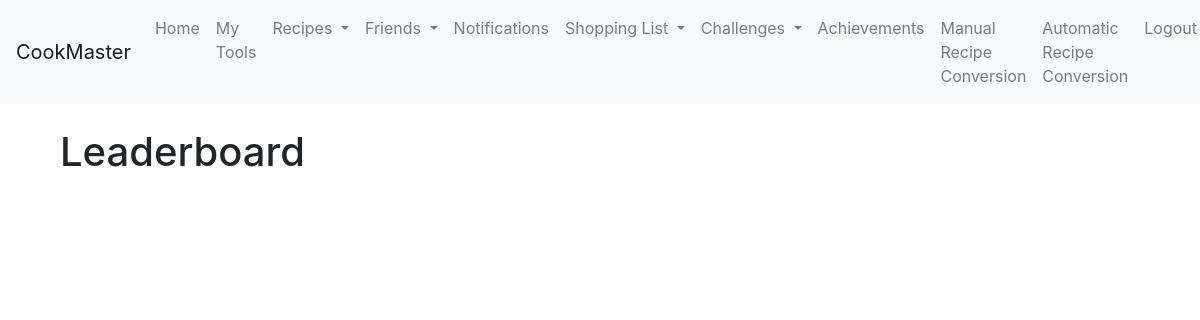
The app's page /leaderboard (signed in), older data.
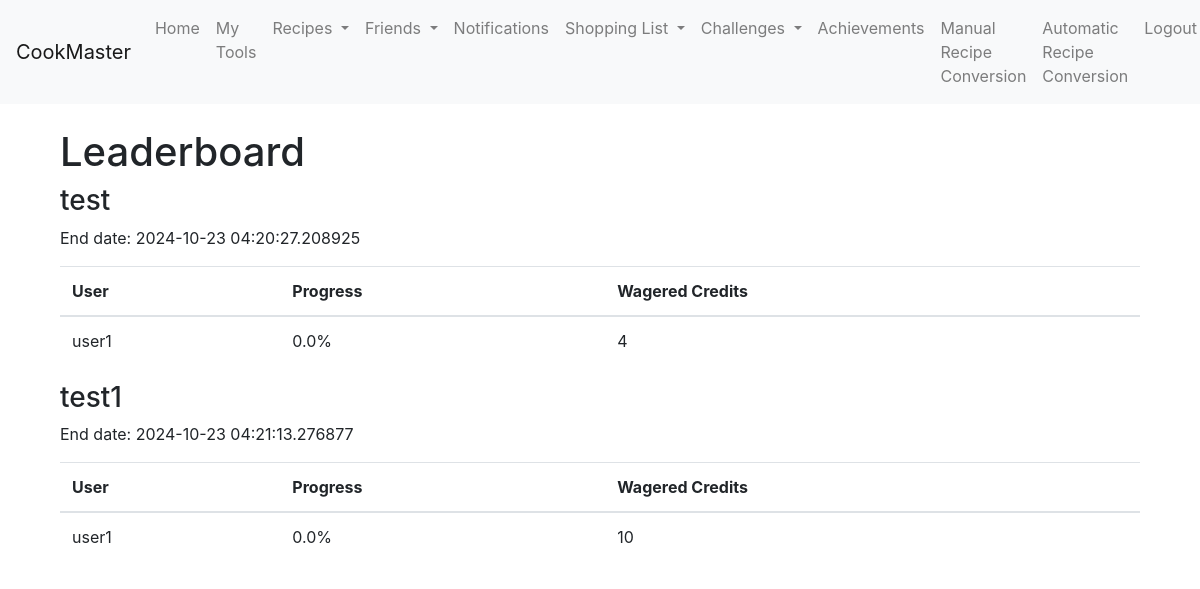
The same page, newer data.
### app/models.py (models this page shows, shortened)
class Challenge(db.Model):
    __tablename__ = 'challenge'
    id = db.Column(db.Integer, primary_key=True)
    name = db.Column(db.String(100), nullable=False)
    icon = db.Column(db.String(100))
    creator_id = db.Column(db.Integer, db.ForeignKey('user.id'), nullable=False)
    credits_required = db.Column(db.Integer, nullable=False)
    duration = db.Column(db.Interval, nullable=False)
    date_created = db.Column(db.DateTime, default=lambda: datetime.now(timezone.utc))
    date_end = db.Column(db.DateTime, nullable=False)
    participants = db.relationship('ChallengeParticipant', backref='challenge_participation', lazy=True, cascade="all, delete-orphan", overlaps="participants")

class ChallengeParticipant(db.Model):
    __tablename__ = 'challenge_participant'
    id = db.Column(db.Integer, primary_key=True)
    user_id = db.Column(db.Integer, db.ForeignKey('user.id'), nullable=False)
    challenge_id = db.Column(db.Integer, db.ForeignKey('challenge.id'), nullable=False)
    wagered_credits = db.Column(db.Integer, nullable=False)
    progress = db.Column(db.Float, default=0)  # Progress for tracking in leaderboard
    date_joined = db.Column(db.DateTime, default=db.func.current_timestamp())
    user = db.relationship('User', backref='participations', overlaps="participant,challenges_participated")
    challenge = db.relationship('Challenge', backref='challenge_participants', overlaps="participants")

class User(db.Model, UserMixin):
    id = db.Column(db.Integer, primary_key=True)
    username = db.Column(db.String(20), unique=True, nullable=False)
    email = db.Column(db.String(120), unique=True, nullable=False)
    password = db.Column(db.String(60), nullable=False)
    role = db.Column(db.String(10), nullable=False, default='user')
    completed_recipes = db.Column(db.Integer, default=0)
    recipes_created = db.Column(db.Integer, default=0)
    recipes_shared = db.Column(db.Integer, default=0)
    friends_connected = db.Column(db.Integer, default=0)
    shopping_lists_created = db.Column(db.Integer, default=0)
    conversion_tool_uses = db.Column(db.Integer, default=0)
    credits = db.Column(db.Integer, default=100)
    tools = db.relationship('Tool', backref='owner', lazy=True, cascade="all, delete-orphan")
    posts = db.relationship('Post', backref='author', lazy=True, cascade="all, delete-orphan")
    created_challenges = db.relationship('Challenge', backref='creator', lazy=True, overlaps="challenge_creator,created_challenges")
    participated_challenges = db.relationship('ChallengeParticipant', backref='user_participation', lazy=True, overlaps="participant,challenges_participated")

### app/user_routes.py (the view)
@user.route('/leaderboard')
@login_required
def leaderboard():
    challenges = Challenge.query.all()
    return render_template('leaderboard.html', challenges=challenges)

### app/__init__.py (called while the page is built)
@login_manager.user_loader
def load_user(user_id):
    from app.models import User  # Import the User model to access the user information
    return User.query.get(int(user_id))  # Query the database to get the user with the given user ID

### app/templates/leaderboard.html (shortened to what this page needs)
{% extends "base.html" %}
{% block content %}
  <div class="container">
    <h1 class="mt-4">Leaderboard</h1>
    <div class="row">
      {% for challenge in challenges %}
        <div class="col-md-12">
          <h3>{{ challenge.name }}</h3>
          <p>End date: {{ challenge.date_end }}</p>
          <div class="table-responsive">
            <table class="table">
              <thead>
                <tr>
                  <th>User</th>
                  <th>Progress</th>
                  <th>Wagered Credits</th>
                </tr>
              </thead>
              <tbody>
                {% for participant in challenge.participants %}
                  <tr>
                    <td>{{ participant.user.username }}</td>
                    <td>{{ participant.progress }}%</td>
                    <td>{{ participant.wagered_credits }}</td>
                  </tr>
                {% endfor %}
              </tbody>
            </table>
          </div>
        </div>
      {% endfor %}
    </div>
  </div>
{% endblock %}

Row changes from the older to the newer data that the page shows:
added Challenge: name "test", date_end "2024-10-23 04:20:27.208925"
added ChallengeParticipant: user.username "user1", progress "0.0", wagered_credits "4", shown under "test"
added Challenge: name "test1", date_end "2024-10-23 04:21:13.276877"
added ChallengeParticipant: user.username "user1", progress "0.0", wagered_credits "10", shown under "test1"
